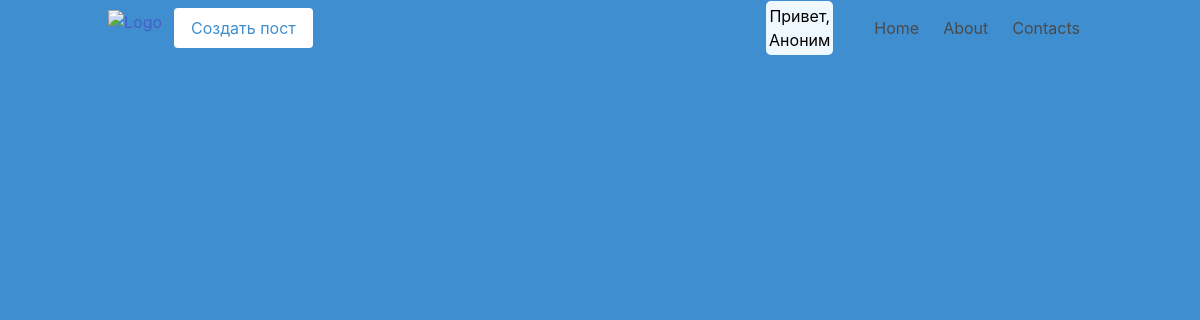
Before: /author/user with the older database file.
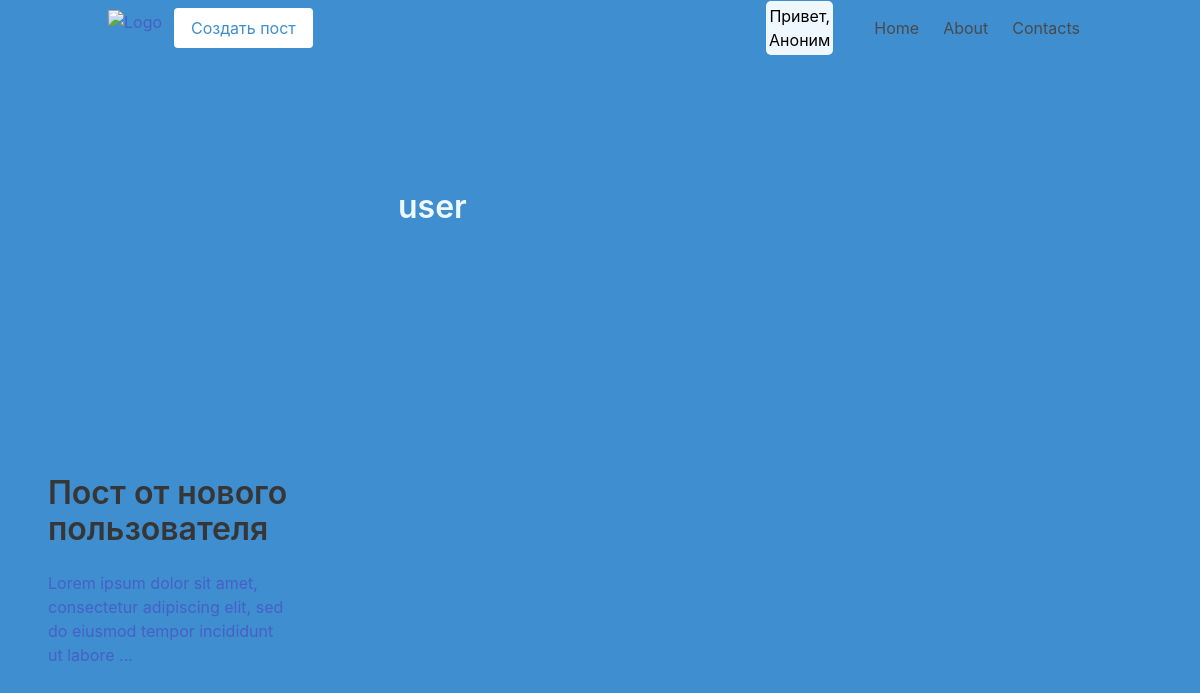
After: the same page with the newer database file.
### app/models.py (models this page shows, shortened)
class Post(models.Model):
    title = models.CharField(max_length = 255)
    content = models.TextField()
    slug = models.SlugField(unique = True)
    date_created = models.DateField(auto_now_add = True)
    update_at = models.DateTimeField(auto_now = True)
    author = models.ForeignKey(User, on_delete = models.CASCADE, null = True)
    def slice_100(self):
        return "".join(self.content[:100]) + "..."

### app/views.py (the view)
# urls.py: path("author/<str:at>", views.author_detal, name="author"),
def author_detal(request, at):
    post = Post.objects.filter(author__username = at)
    return render(request, "app/author.html", { "authors" : post} )

### app/templates/app/author.html
{% extends 'layout.html' %}
{% block content %}
<div>
<div class="title has-text-centered" style="color: aliceblue; margin-bottom: 250px;">{{ authors.0.author }}</div>
<div class="columns">
    {%for i in authors%}
    <div class="column is-4" >
        <a href="{% url 'app:post' i.slug %}">
            <div class="title">{{i.title}}</div>
            <div class="content">{{i.slice_100}}</div>
        </a>
    </div>
    {% endfor %}
</div>
</div>
{% endblock %}

Changed rows visible on the page:
added Post: author.username "user", title "Пост от нового пользователя", slice_100 "Lorem ipsum dolor sit amet, consectetur adipiscing elit, sed do eiusmod tempor incididunt ut labore ..."
